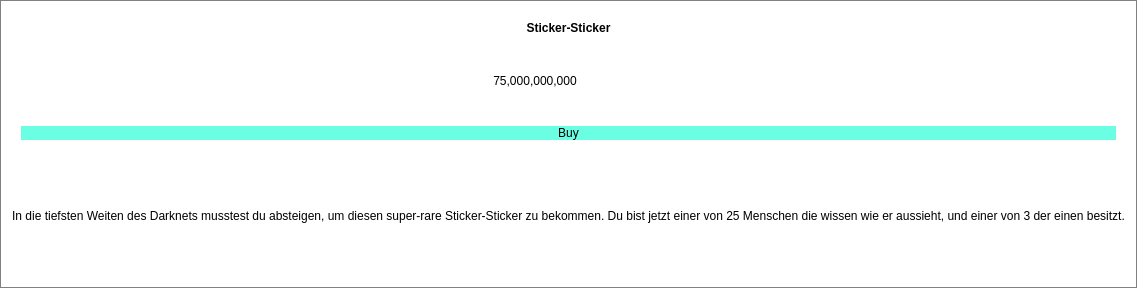
            <widget class="QFrame" name="upgradeFrameTama_3">
             <property name="enabled">
              <bool>true</bool>
             </property>
             <property name="minimumSize">
              <size>
               <width>208</width>
               <height>288</height>
              </size>
             </property>
             <property name="acceptDrops">
              <bool>true</bool>
             </property>
             <property name="styleSheet">
              <string notr="true">background: white;
border: 1px solid grey;</string>
             </property>
             <property name="frameShape">
              <enum>QFrame::StyledPanel</enum>
             </property>
             <property name="frameShadow">
              <enum>QFrame::Raised</enum>
             </property>
             <property name="lineWidth">
              <number>3</number>
             </property>
             <layout class="QVBoxLayout" name="verticalLayout_80">
              <item>
               <widget class="QFrame" name="frame_88">
                <property name="styleSheet">
                 <string notr="true">border: 0px;</string>
                </property>
                <property name="frameShape">
                 <enum>QFrame::StyledPanel</enum>
                </property>
                <property name="frameShadow">
                 <enum>QFrame::Raised</enum>
                </property>
                <layout class="QVBoxLayout" name="verticalLayout_81">
                 <item>
                  <widget class="QLabel" name="upgradeNameTama_3">
                   <property name="font">
                    <font>
                     <weight>75</weight>
                     <bold>true</bold>
                    </font>
                   </property>
                   <property name="text">
                    <string>Sticker-Sticker</string>
                   </property>
                   <property name="alignment">
                    <set>Qt::AlignCenter</set>
                   </property>
                  </widget>
                 </item>
                 <item>
                  <widget class="QFrame" name="frame_89">
                   <property name="frameShape">
                    <enum>QFrame::StyledPanel</enum>
                   </property>
                   <property name="frameShadow">
                    <enum>QFrame::Raised</enum>
                   </property>
                   <layout class="QHBoxLayout" name="horizontalLayout_58">
                    <item>
                     <widget class="QLabel" name="upgradeCostTama_3">
                      <property name="text">
                       <string>75,000,000,000</string>
                      </property>
                      <property name="alignment">
                       <set>Qt::AlignCenter</set>
                      </property>
                     </widget>
                    </item>
                    <item>
                     <widget class="QLabel" name="upgradeImgTama_3">
                      <property name="minimumSize">
                       <size>
                        <width>61</width>
                        <height>61</height>
                       </size>
                      </property>
                      <property name="maximumSize">
                       <size>
                        <width>61</width>
                        <height>61</height>
                       </size>
                      </property>
                      <property name="text">
                       <string/>
                      </property>
                      <property name="pixmap">
                       <pixmap resource="resources.qrc">:/images/u_tama_3.png</pixmap>
                      </property>
                      <property name="scaledContents">
                       <bool>true</bool>
                      </property>
                     </widget>
                    </item>
                   </layout>
                  </widget>
                 </item>
                 <item>
                  <widget class="QPushButton" name="buyUpgradeTama_3">
                   <property name="minimumSize">
                    <size>
                     <width>80</width>
                     <height>0</height>
                    </size>
                   </property>
                   <property name="styleSheet">
                    <string notr="true">background:rgb(106, 255, 226);
font: 19pt &quot;Century Gothic&quot;;</string>
                   </property>
                   <property name="text">
                    <string>Buy</string>
                   </property>
                   <property name="default">
                    <bool>false</bool>
                   </property>
                  </widget>
                 </item>
                </layout>
               </widget>
              </item>
              <item>
               <widget class="QLabel" name="upgradeTextTama_3">
                <property name="styleSheet">
                 <string notr="true">border: 0px;
</string>
                </property>
                <property name="text">
                 <string>In die tiefsten Weiten des Darknets musstest du absteigen, um diesen super-rare Sticker-Sticker zu bekommen. Du bist jetzt einer von 25 Menschen die wissen wie er aussieht, und einer von 3 der einen besitzt.</string>
                </property>
                <property name="alignment">
                 <set>Qt::AlignCenter</set>
                </property>
               </widget>
              </item>
             </layout>
            </widget>
